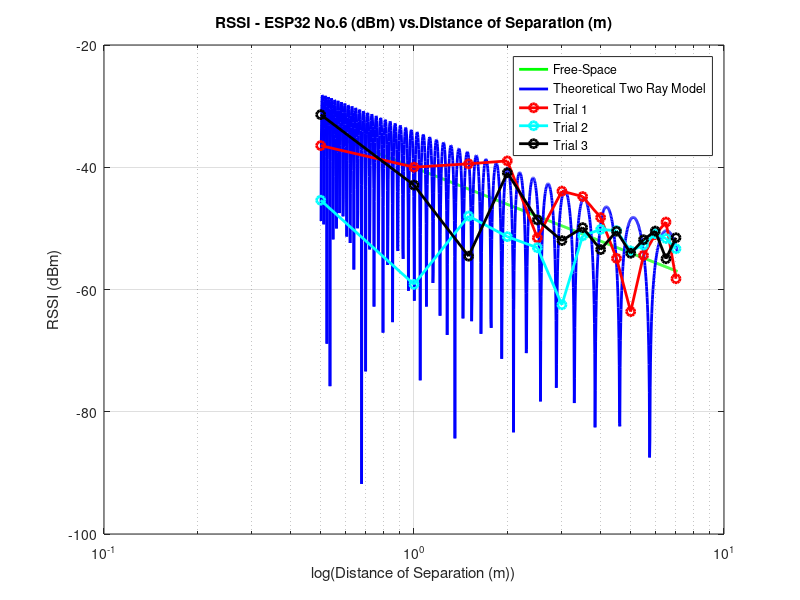

Reproduce this figure in MATLAB.
clear all;
clc; close all;

lambda = 0.125; 

h_tx = 1.2;
h_rx = 1.2;

axis=[];

p2 = [];
pfsl = [];
path_loss = [];


% K = 6;
% 
% file = '7.0m.txt';
% A = importdata(file);
% RSSI = A.data;
% words = A.textdata;
% 
% %Determining the TX
% device_string = char(words(:,5));
% device = str2num(device_string(:,8:9));
% 
% measure_string = char(words(:,5));
% 
% TX = ~cellfun('isempty', strfind(cellstr(measure_string),'TX'));
% %TXElement = ~cellfun('isempty', strfind(cellstr(measure_string),'Measure4 TX'));
% 
% TXIndex = find(TX == 1);
% RSSIIndex = find(TX == 0);
% 
% 
% for i = 1:length(TXIndex)-1
%     RSSInumber(i) = (TXIndex(i+1)-TXIndex(i))-1;
% end
% 
% RSSInumber = transpose(RSSInumber);
% 
% RSSILength = length(RSSI);
% 
% RSSInumber = [RSSInumber; RSSILength-TXIndex(length(TXIndex))];
% 
% dataset_dB = NaN(length(TXIndex),K);
% 
% for n = 1:length(TXIndex)
%     dataPoints = ((TXIndex(n)+1):(TXIndex(n)+RSSInumber(n)))';
%     dataset_dB(n,device(dataPoints)) = RSSI(dataPoints);
% end
% 
% dataset = 10.^(dataset_dB/10);
% %datapoints = sum(~isnan(dataset_dB))
% 
% RSSI_mean = nanmean(dataset);
% 
% %RSSI_sd = nanstd(dataset_dB)
% 
% RSSI_meandB = 10*(log(RSSI_mean))/(log(10))

RSSI_mean_1 = [-36.4567,-39.9875,-39.4392,-38.9618,-51.5411,-43.9035,...
    -44.7942,-48.2283,-54.9007,-63.6124,-54.4137,-51.0139,-48.9644,-58.2452];

RSSI_mean_2 = [-45.3927, -59.1587, -47.9839, -51.3561, -53.1640, -62.5011,...
    -51.2160, -50.1691, -50.3827, -53.6880, -52.7177, -50.8607, -51.6589, -53.3350];

RSSI_mean_3 = [-31.3958, -42.9202, -54.5451, -40.9006, -48.6150, -51.9967,...
    -49.8723, -53.4707, -50.4611, -54.0713, -51.8552, -50.4403, -54.9725, -51.5328];

distances = [0.5,1,1.5,2,2.5,3,3.5,4,4.5,5,5.5,6,6.5,7];

for i = -300:850
    d = 10^(i/1000);
    axis =[axis d]; 
    fspower  = (lambda^2)/(4*pi*d)^2 ;
    power2   = fspower * 4 *(sin(2*pi*h_rx*h_tx/(lambda*d)))^2;
%     pl = -19.5 - 10*log10(power2);
%     path_loss = [path_loss, pl];
    p2 =[p2, 10*log10(power2)];
    pfsl=[pfsl, 10*log10(fspower)];
end

semilogx(axis,pfsl,'g-', 'LineWidth', 2)
hold on;

semilogx(axis,p2,'b-', 'LineWidth', 2)
hold on;

semilogx(distances,RSSI_mean_1, 'r-o', 'LineWidth', 2);
hold on;
semilogx(distances,RSSI_mean_2, 'c-o', 'LineWidth', 2);
hold on;
semilogx(distances,RSSI_mean_3, 'k-o', 'LineWidth', 2);

title('RSSI - ESP32 No.6 (dBm) vs.Distance of Separation (m)');
xlabel('log(Distance of Separation (m))');
ylabel('RSSI (dBm)');
grid on;
legend('Free-Space', 'Theoretical Two Ray Model', 'Trial 1', 'Trial 2', 'Trial 3')
set(gcf,'color','w');



